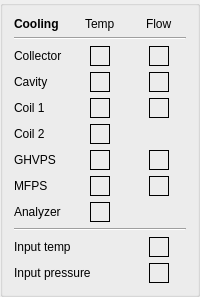
           <widget class="QGroupBox" name="groupBox_2">
            <property name="enabled">
             <bool>true</bool>
            </property>
            <property name="sizePolicy">
             <sizepolicy hsizetype="MinimumExpanding" vsizetype="Preferred">
              <horstretch>0</horstretch>
              <verstretch>0</verstretch>
             </sizepolicy>
            </property>
            <property name="minimumSize">
             <size>
              <width>0</width>
              <height>0</height>
             </size>
            </property>
            <property name="maximumSize">
             <size>
              <width>250</width>
              <height>16777215</height>
             </size>
            </property>
            <property name="baseSize">
             <size>
              <width>250</width>
              <height>0</height>
             </size>
            </property>
            <property name="title">
             <string/>
            </property>
            <layout class="QGridLayout" name="gridLayout" columnstretch="0,0,0">
             <property name="sizeConstraint">
              <enum>QLayout::SetMinimumSize</enum>
             </property>
             <item row="6" column="0">
              <widget class="QLabel" name="label_40">
               <property name="text">
                <string>GHVPS</string>
               </property>
              </widget>
             </item>
             <item row="3" column="1" alignment="Qt::AlignHCenter">
              <widget class="LEDindicator" name="LEDwaterTemp1" native="true">
               <property name="sizePolicy">
                <sizepolicy hsizetype="Fixed" vsizetype="Fixed">
                 <horstretch>0</horstretch>
                 <verstretch>0</verstretch>
                </sizepolicy>
               </property>
               <property name="minimumSize">
                <size>
                 <width>20</width>
                 <height>20</height>
                </size>
               </property>
               <property name="baseSize">
                <size>
                 <width>20</width>
                 <height>20</height>
                </size>
               </property>
               <property name="styleSheet">
                <string notr="true">border: 1 solid black	</string>
               </property>
              </widget>
             </item>
             <item row="6" column="2" alignment="Qt::AlignHCenter">
              <widget class="LEDindicator" name="LEDwaterFlow6" native="true">
               <property name="sizePolicy">
                <sizepolicy hsizetype="Fixed" vsizetype="Fixed">
                 <horstretch>0</horstretch>
                 <verstretch>0</verstretch>
                </sizepolicy>
               </property>
               <property name="minimumSize">
                <size>
                 <width>20</width>
                 <height>20</height>
                </size>
               </property>
               <property name="baseSize">
                <size>
                 <width>20</width>
                 <height>20</height>
                </size>
               </property>
               <property name="styleSheet">
                <string notr="true">border: 1 solid black	</string>
               </property>
              </widget>
             </item>
             <item row="7" column="0">
              <widget class="QLabel" name="label_41">
               <property name="text">
                <string>MFPS</string>
               </property>
              </widget>
             </item>
             <item row="11" column="0" colspan="2">
              <widget class="QLabel" name="label_16">
               <property name="text">
                <string>Input pressure</string>
               </property>
              </widget>
             </item>
             <item row="9" column="0" colspan="3">
              <widget class="Line" name="line">
               <property name="orientation">
                <enum>Qt::Horizontal</enum>
               </property>
              </widget>
             </item>
             <item row="0" column="1" alignment="Qt::AlignHCenter">
              <widget class="QLabel" name="label_30">
               <property name="text">
                <string>Temp</string>
               </property>
              </widget>
             </item>
             <item row="1" column="0" colspan="3">
              <widget class="Line" name="line_3">
               <property name="orientation">
                <enum>Qt::Horizontal</enum>
               </property>
              </widget>
             </item>
             <item row="5" column="1" alignment="Qt::AlignHCenter">
              <widget class="LEDindicator" name="LEDwaterTemp3" native="true">
               <property name="sizePolicy">
                <sizepolicy hsizetype="Fixed" vsizetype="Fixed">
                 <horstretch>0</horstretch>
                 <verstretch>0</verstretch>
                </sizepolicy>
               </property>
               <property name="minimumSize">
                <size>
                 <width>20</width>
                 <height>20</height>
                </size>
               </property>
               <property name="baseSize">
                <size>
                 <width>20</width>
                 <height>20</height>
                </size>
               </property>
               <property name="styleSheet">
                <string notr="true">border: 1 solid black	</string>
               </property>
              </widget>
             </item>
             <item row="8" column="0">
              <widget class="QLabel" name="label_42">
               <property name="text">
                <string>Analyzer</string>
               </property>
              </widget>
             </item>
             <item row="0" column="0">
              <widget class="QLabel" name="label_36">
               <property name="font">
                <font>
                 <weight>75</weight>
                 <bold>true</bold>
                 <underline>false</underline>
                 <strikeout>false</strikeout>
                 <stylestrategy>PreferAntialias</stylestrategy>
                 <kerning>false</kerning>
                </font>
               </property>
               <property name="text">
                <string>Cooling</string>
               </property>
              </widget>
             </item>
             <item row="6" column="1" alignment="Qt::AlignHCenter">
              <widget class="LEDindicator" name="LEDwaterTemp4" native="true">
               <property name="sizePolicy">
                <sizepolicy hsizetype="Fixed" vsizetype="Fixed">
                 <horstretch>0</horstretch>
                 <verstretch>0</verstretch>
                </sizepolicy>
               </property>
               <property name="minimumSize">
                <size>
                 <width>20</width>
                 <height>20</height>
                </size>
               </property>
               <property name="baseSize">
                <size>
                 <width>20</width>
                 <height>20</height>
                </size>
               </property>
               <property name="styleSheet">
                <string notr="true">border: 1 solid black	</string>
               </property>
              </widget>
             </item>
             <item row="4" column="0">
              <widget class="QLabel" name="label_38">
               <property name="text">
                <string>Coil 1</string>
               </property>
              </widget>
             </item>
             <item row="2" column="1" alignment="Qt::AlignHCenter">
              <widget class="LEDindicator" name="LEDwaterTemp0" native="true">
               <property name="sizePolicy">
                <sizepolicy hsizetype="Fixed" vsizetype="Fixed">
                 <horstretch>0</horstretch>
                 <verstretch>0</verstretch>
                </sizepolicy>
               </property>
               <property name="minimumSize">
                <size>
                 <width>20</width>
                 <height>20</height>
                </size>
               </property>
               <property name="baseSize">
                <size>
                 <width>20</width>
                 <height>20</height>
                </size>
               </property>
               <property name="styleSheet">
                <string notr="true">border: 1 solid black	</string>
               </property>
              </widget>
             </item>
             <item row="7" column="2" alignment="Qt::AlignHCenter">
              <widget class="LEDindicator" name="LEDwaterFlow5" native="true">
               <property name="sizePolicy">
                <sizepolicy hsizetype="Fixed" vsizetype="Fixed">
                 <horstretch>0</horstretch>
                 <verstretch>0</verstretch>
                </sizepolicy>
               </property>
               <property name="minimumSize">
                <size>
                 <width>20</width>
                 <height>20</height>
                </size>
               </property>
               <property name="baseSize">
                <size>
                 <width>20</width>
                 <height>20</height>
                </size>
               </property>
               <property name="styleSheet">
                <string notr="true">border: 1 solid black	</string>
               </property>
              </widget>
             </item>
             <item row="4" column="1" alignment="Qt::AlignHCenter">
              <widget class="LEDindicator" name="LEDwaterTemp2" native="true">
               <property name="sizePolicy">
                <sizepolicy hsizetype="Fixed" vsizetype="Fixed">
                 <horstretch>0</horstretch>
                 <verstretch>0</verstretch>
                </sizepolicy>
               </property>
               <property name="minimumSize">
                <size>
                 <width>20</width>
                 <height>20</height>
                </size>
               </property>
               <property name="baseSize">
                <size>
                 <width>20</width>
                 <height>20</height>
                </size>
               </property>
               <property name="styleSheet">
                <string notr="true">border: 1 solid black	</string>
               </property>
              </widget>
             </item>
             <item row="3" column="0">
              <widget class="QLabel" name="label_33">
               <property name="text">
                <string>Cavity</string>
               </property>
              </widget>
             </item>
             <item row="2" column="0">
              <widget class="QLabel" name="label_32">
               <property name="text">
                <string>Collector</string>
               </property>
              </widget>
             </item>
             <item row="11" column="2" alignment="Qt::AlignHCenter">
              <widget class="LEDindicator" name="LEDwaterPressure0" native="true">
               <property name="sizePolicy">
                <sizepolicy hsizetype="Fixed" vsizetype="Fixed">
                 <horstretch>0</horstretch>
                 <verstretch>0</verstretch>
                </sizepolicy>
               </property>
               <property name="minimumSize">
                <size>
                 <width>20</width>
                 <height>20</height>
                </size>
               </property>
               <property name="baseSize">
                <size>
                 <width>20</width>
                 <height>20</height>
                </size>
               </property>
               <property name="styleSheet">
                <string notr="true">border: 1 solid black	</string>
               </property>
              </widget>
             </item>
             <item row="2" column="2" alignment="Qt::AlignHCenter">
              <widget class="LEDindicator" name="LEDwaterFlow10" native="true">
               <property name="sizePolicy">
                <sizepolicy hsizetype="Fixed" vsizetype="Fixed">
                 <horstretch>0</horstretch>
                 <verstretch>0</verstretch>
                </sizepolicy>
               </property>
               <property name="minimumSize">
                <size>
                 <width>20</width>
                 <height>20</height>
                </size>
               </property>
               <property name="baseSize">
                <size>
                 <width>20</width>
                 <height>20</height>
                </size>
               </property>
               <property name="styleSheet">
                <string notr="true">border: 1 solid black	</string>
               </property>
              </widget>
             </item>
             <item row="8" column="1" alignment="Qt::AlignHCenter">
              <widget class="LEDindicator" name="LEDwaterTemp6" native="true">
               <property name="sizePolicy">
                <sizepolicy hsizetype="Fixed" vsizetype="Fixed">
                 <horstretch>0</horstretch>
                 <verstretch>0</verstretch>
                </sizepolicy>
               </property>
               <property name="minimumSize">
                <size>
                 <width>20</width>
                 <height>20</height>
                </size>
               </property>
               <property name="baseSize">
                <size>
                 <width>20</width>
                 <height>20</height>
                </size>
               </property>
               <property name="styleSheet">
                <string notr="true">border: 1 solid black	</string>
               </property>
              </widget>
             </item>
             <item row="7" column="1" alignment="Qt::AlignHCenter">
              <widget class="LEDindicator" name="LEDwaterTemp5" native="true">
               <property name="sizePolicy">
                <sizepolicy hsizetype="Fixed" vsizetype="Fixed">
                 <horstretch>0</horstretch>
                 <verstretch>0</verstretch>
                </sizepolicy>
               </property>
               <property name="minimumSize">
                <size>
                 <width>20</width>
                 <height>20</height>
                </size>
               </property>
               <property name="baseSize">
                <size>
                 <width>20</width>
                 <height>20</height>
                </size>
               </property>
               <property name="styleSheet">
                <string notr="true">border: 1 solid black	</string>
               </property>
              </widget>
             </item>
             <item row="4" column="2" alignment="Qt::AlignHCenter">
              <widget class="LEDindicator" name="LEDwaterFlow8" native="true">
               <property name="sizePolicy">
                <sizepolicy hsizetype="Fixed" vsizetype="Fixed">
                 <horstretch>0</horstretch>
                 <verstretch>0</verstretch>
                </sizepolicy>
               </property>
               <property name="minimumSize">
                <size>
                 <width>20</width>
                 <height>20</height>
                </size>
               </property>
               <property name="baseSize">
                <size>
                 <width>20</width>
                 <height>20</height>
                </size>
               </property>
               <property name="styleSheet">
                <string notr="true">border: 1 solid black	</string>
               </property>
              </widget>
             </item>
             <item row="10" column="2" alignment="Qt::AlignHCenter">
              <widget class="LEDindicator" name="LEDwaterTemp11" native="true">
               <property name="sizePolicy">
                <sizepolicy hsizetype="Fixed" vsizetype="Fixed">
                 <horstretch>0</horstretch>
                 <verstretch>0</verstretch>
                </sizepolicy>
               </property>
               <property name="minimumSize">
                <size>
                 <width>20</width>
                 <height>20</height>
                </size>
               </property>
               <property name="baseSize">
                <size>
                 <width>20</width>
                 <height>20</height>
                </size>
               </property>
               <property name="styleSheet">
                <string notr="true">border: 1 solid black	</string>
               </property>
              </widget>
             </item>
             <item row="3" column="2" alignment="Qt::AlignHCenter">
              <widget class="LEDindicator" name="LEDwaterFlow11" native="true">
               <property name="sizePolicy">
                <sizepolicy hsizetype="Fixed" vsizetype="Fixed">
                 <horstretch>0</horstretch>
                 <verstretch>0</verstretch>
                </sizepolicy>
               </property>
               <property name="minimumSize">
                <size>
                 <width>20</width>
                 <height>20</height>
                </size>
               </property>
               <property name="baseSize">
                <size>
                 <width>20</width>
                 <height>20</height>
                </size>
               </property>
               <property name="styleSheet">
                <string notr="true">border: 1 solid black	</string>
               </property>
              </widget>
             </item>
             <item row="5" column="0">
              <widget class="QLabel" name="label_39">
               <property name="text">
                <string>Coil 2</string>
               </property>
              </widget>
             </item>
             <item row="10" column="0" colspan="2">
              <widget class="QLabel" name="label_10">
               <property name="text">
                <string>Input temp</string>
               </property>
              </widget>
             </item>
             <item row="0" column="2" alignment="Qt::AlignHCenter">
              <widget class="QLabel" name="label_31">
               <property name="text">
                <string>Flow</string>
               </property>
              </widget>
             </item>
            </layout>
           </widget>
